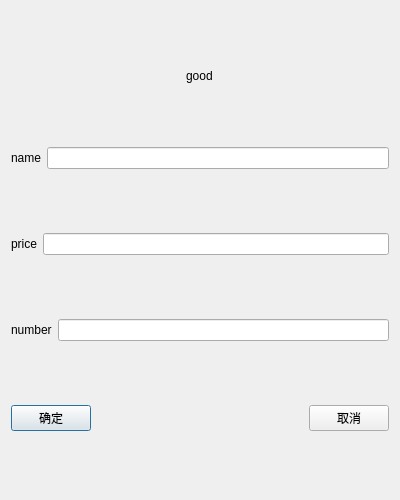
<?xml version="1.0" encoding="UTF-8"?>
<ui version="4.0">
 <class>good2</class>
 <widget class="QDialog" name="good2">
  <property name="geometry">
   <rect>
    <x>0</x>
    <y>0</y>
    <width>400</width>
    <height>500</height>
   </rect>
  </property>
  <property name="windowTitle">
   <string>Dialog</string>
  </property>
  <layout class="QVBoxLayout" name="verticalLayout">
   <item alignment="Qt::AlignHCenter">
    <widget class="QLabel" name="label">
     <property name="sizePolicy">
      <sizepolicy hsizetype="Preferred" vsizetype="Fixed">
       <horstretch>0</horstretch>
       <verstretch>0</verstretch>
      </sizepolicy>
     </property>
     <property name="text">
      <string>good</string>
     </property>
    </widget>
   </item>
   <item>
    <layout class="QHBoxLayout" name="horizontalLayout_2">
     <item>
      <widget class="QLabel" name="label_2">
       <property name="text">
        <string>name</string>
       </property>
      </widget>
     </item>
     <item>
      <widget class="QLineEdit" name="name"/>
     </item>
    </layout>
   </item>
   <item>
    <layout class="QHBoxLayout" name="horizontalLayout_3">
     <item>
      <widget class="QLabel" name="label_3">
       <property name="text">
        <string>price</string>
       </property>
      </widget>
     </item>
     <item>
      <widget class="QLineEdit" name="price"/>
     </item>
    </layout>
   </item>
   <item>
    <layout class="QHBoxLayout" name="horizontalLayout_4">
     <item>
      <widget class="QLabel" name="label_4">
       <property name="text">
        <string>number</string>
       </property>
      </widget>
     </item>
     <item>
      <widget class="QLineEdit" name="number"/>
     </item>
    </layout>
   </item>
   <item>
    <layout class="QHBoxLayout" name="horizontalLayout">
     <item>
      <widget class="QPushButton" name="pushButton">
       <property name="text">
        <string>确定</string>
       </property>
      </widget>
     </item>
     <item>
      <spacer name="horizontalSpacer">
       <property name="orientation">
        <enum>Qt::Horizontal</enum>
       </property>
       <property name="sizeHint" stdset="0">
        <size>
         <width>40</width>
         <height>20</height>
        </size>
       </property>
      </spacer>
     </item>
     <item>
      <widget class="QPushButton" name="pushButton_2">
       <property name="text">
        <string>取消</string>
       </property>
      </widget>
     </item>
    </layout>
   </item>
  </layout>
 </widget>
 <resources/>
 <connections/>
</ui>
